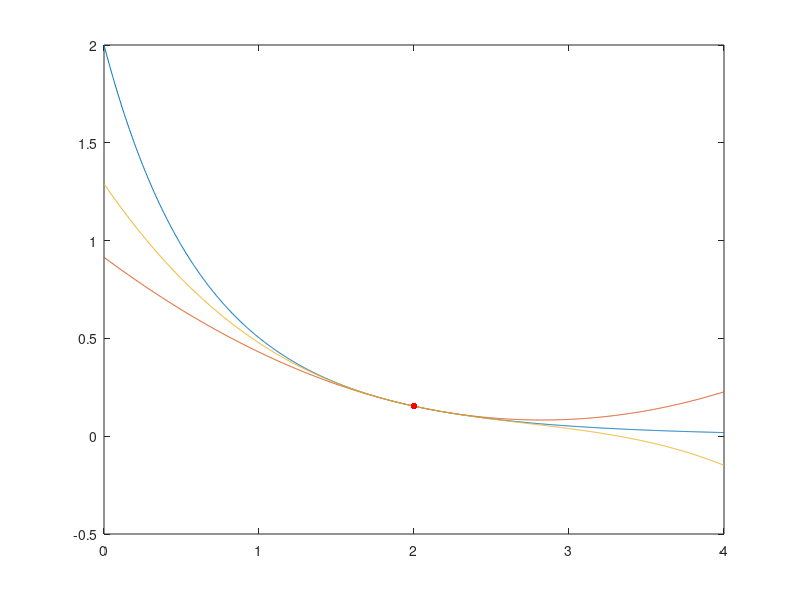

The MATLAB source for this figure:
% Taylor polynomial for e^(-x) + e^(-2x) around x=2
close all;
x = linspace(0, 4, 1000);
y = exp(-x) + exp(-2*x);
plot(x, y);
hold on;

P2 = (exp(-2) + exp(-4))...
- (exp(-2) + 2*exp(-4))*(x-2) ...
+ (exp(-2) + 4*exp(-4))*(1/2)*(x-2).^2;
plot(x, P2);

P3 = P2 - (exp(-2)+8*exp(-4))*(1/6)*(x-2).^3;
plot(x, P3);

plot(2, exp(-2)+exp(-2*2), '.r', 'markersize', 15);
% ylim([0, 2]);
